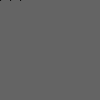
Frame 1 (no input)
Frame 60 (the mouse pressed at the canvas centre just before this capture): identical to frame 1, image omitted
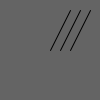
Frame 120 (the mouse held since frame 60 and released just before this capture)

The Processing sketch that drew these frames (run headless with seeded random() and noise(); from frame 60 on, the mouse is pressed at the canvas centre):

// Processing sketch: Follow_Mouse
// ── Follow_Mouse.pde
void setup() {
size(100, 100);
}
void draw() {
background(100);
// Assign the horizontal value of the cursor to x
float x = mouseX;
// Assign the vertical value of the cursor to y
float y = mouseY;
line(x, y, x+20, y-40);
line(x+10, y, x+30, y-40);
line(x+20, y, x+40, y-40);
}
